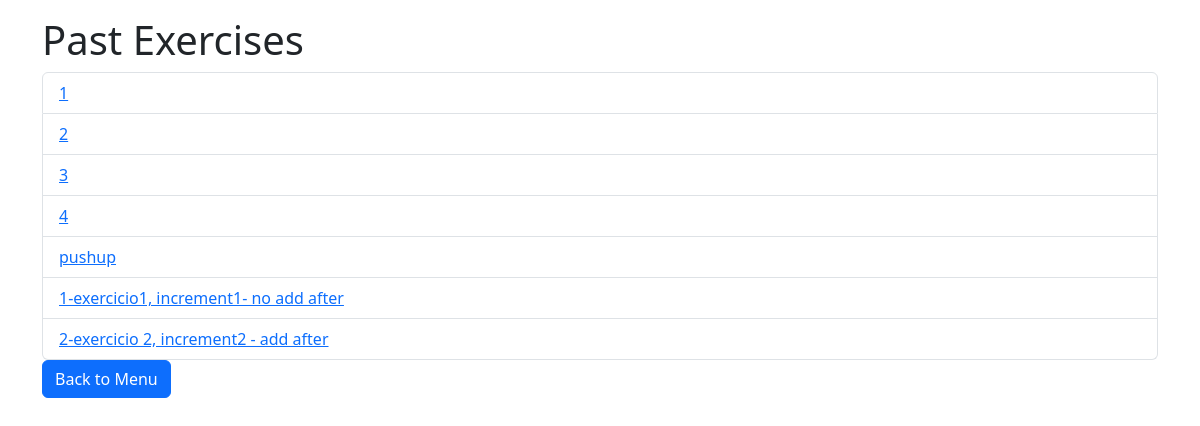
The page /past_exercises on the database as committed earlier.
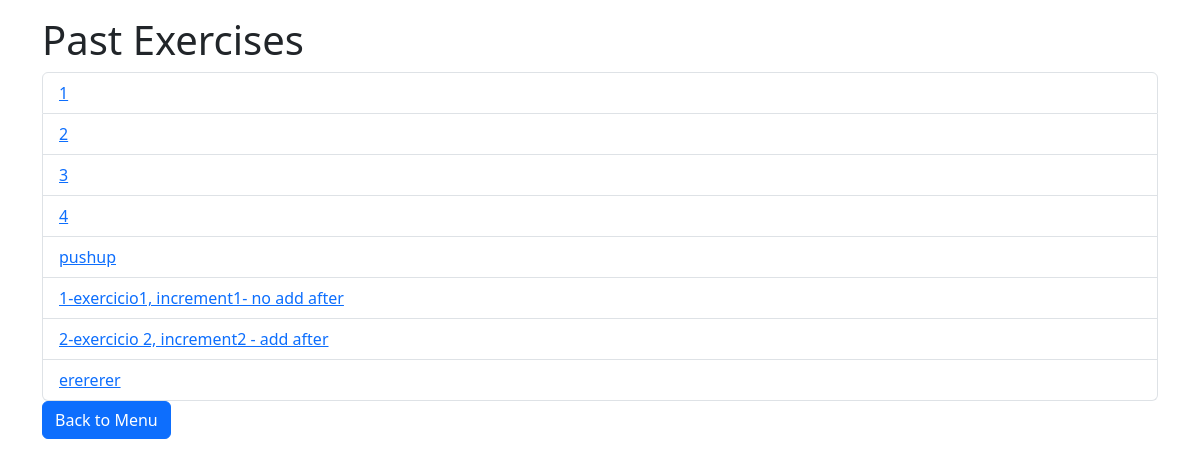
The same page on the database as committed later.
### app.py (models this page shows)
class Exercise(db.Model):
    id = db.Column(db.Integer, primary_key=True)
    name = db.Column(db.String(100), unique=True)

### app.py (the view)
@app.route('/past_exercises')
def past_exercises():
    exercises = Exercise.query.all()
    return render_template('past_exercises.html', exercises=exercises)

### templates/past_exercises.html (shortened to what this page needs)
<!DOCTYPE html>
<html>
<head>
    <link href="https://cdn.jsdelivr.net/npm/bootstrap@5.3.0/dist/css/bootstrap.min.css" rel="stylesheet">
    <link href="{{ url_for('static', filename='style.css') }}" rel="stylesheet">
</head>
<body>
    <div class="container py-3">
        <h1>Past Exercises</h1>
        <ul class="list-group">
            {% for exercise in exercises %}
                <li class="list-group-item">
                    <a href="{{ url_for('exercise_history', exercise_id=exercise.id) }}">{{ exercise.name }}</a>
                </li>
            {% endfor %}
        </ul>
        <a href="{{ url_for('main_menu') }}" class="btn btn-primary back-button">Back to Menu</a>
    </div>
</body>
</html>

Rows that differ between the two databases and show on the page:
added Exercise: name "erererer"
